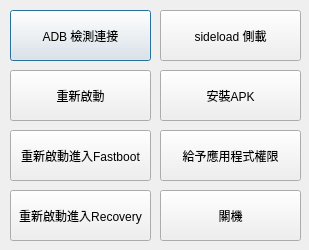
<?xml version="1.0" encoding="UTF-8"?>
<ui version="4.0">
 <class>Dialog</class>
 <widget class="QDialog" name="Dialog">
  <property name="geometry">
   <rect>
    <x>0</x>
    <y>0</y>
    <width>309</width>
    <height>250</height>
   </rect>
  </property>
  <property name="windowTitle">
   <string>Dialog</string>
  </property>
  <widget class="QPushButton" name="ADBCheck">
   <property name="geometry">
    <rect>
     <x>10</x>
     <y>10</y>
     <width>141</width>
     <height>51</height>
    </rect>
   </property>
   <property name="text">
    <string>ADB 檢測連接</string>
   </property>
  </widget>
  <widget class="QPushButton" name="Sideload">
   <property name="geometry">
    <rect>
     <x>160</x>
     <y>10</y>
     <width>141</width>
     <height>51</height>
    </rect>
   </property>
   <property name="text">
    <string>sideload 側載</string>
   </property>
  </widget>
  <widget class="QPushButton" name="Fastboot">
   <property name="geometry">
    <rect>
     <x>10</x>
     <y>130</y>
     <width>141</width>
     <height>51</height>
    </rect>
   </property>
   <property name="text">
    <string>重新啟動進入Fastboot</string>
   </property>
  </widget>
  <widget class="QPushButton" name="Recovery">
   <property name="geometry">
    <rect>
     <x>10</x>
     <y>190</y>
     <width>141</width>
     <height>51</height>
    </rect>
   </property>
   <property name="text">
    <string>重新啟動進入Recovery</string>
   </property>
  </widget>
  <widget class="QPushButton" name="Shutdown">
   <property name="geometry">
    <rect>
     <x>160</x>
     <y>190</y>
     <width>141</width>
     <height>51</height>
    </rect>
   </property>
   <property name="text">
    <string>關機</string>
   </property>
  </widget>
  <widget class="QPushButton" name="reboot">
   <property name="geometry">
    <rect>
     <x>10</x>
     <y>70</y>
     <width>141</width>
     <height>51</height>
    </rect>
   </property>
   <property name="text">
    <string>重新啟動</string>
   </property>
  </widget>
  <widget class="QPushButton" name="install">
   <property name="geometry">
    <rect>
     <x>160</x>
     <y>70</y>
     <width>141</width>
     <height>51</height>
    </rect>
   </property>
   <property name="text">
    <string>安裝APK</string>
   </property>
  </widget>
  <widget class="QPushButton" name="per">
   <property name="geometry">
    <rect>
     <x>160</x>
     <y>130</y>
     <width>141</width>
     <height>51</height>
    </rect>
   </property>
   <property name="text">
    <string>給予應用程式權限</string>
   </property>
  </widget>
 </widget>
 <resources/>
 <connections/>
</ui>
